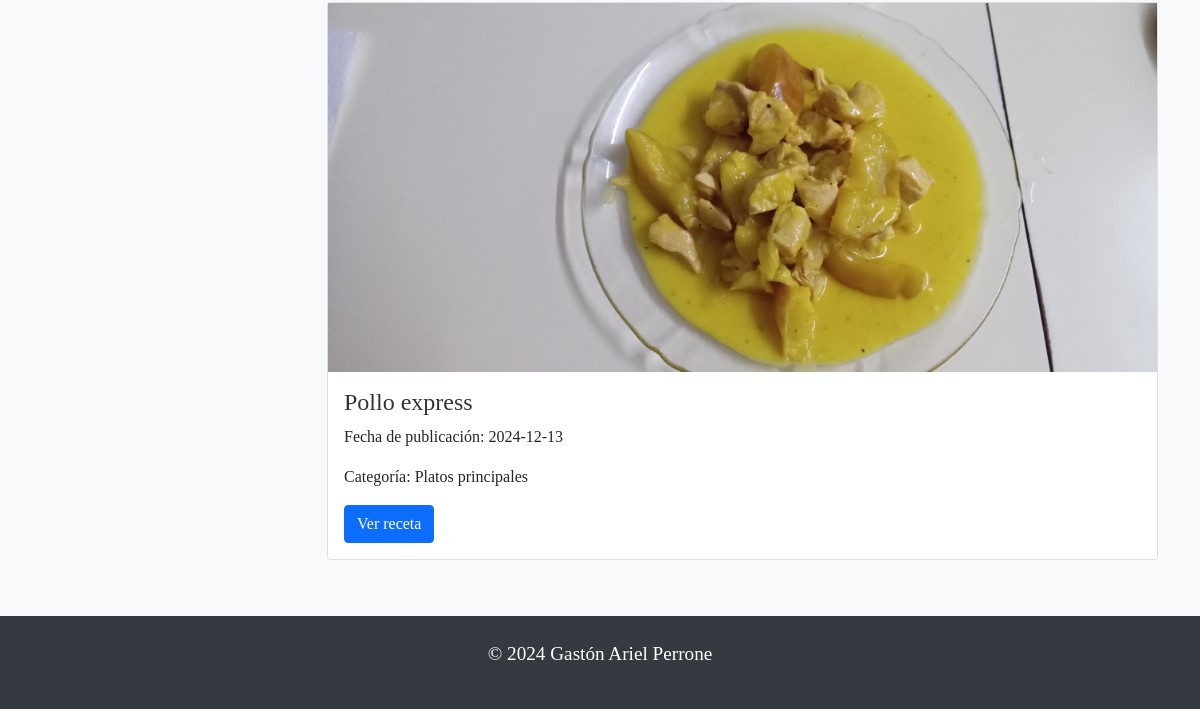
The page /consultar_recetas (lower part) on the database as committed earlier.
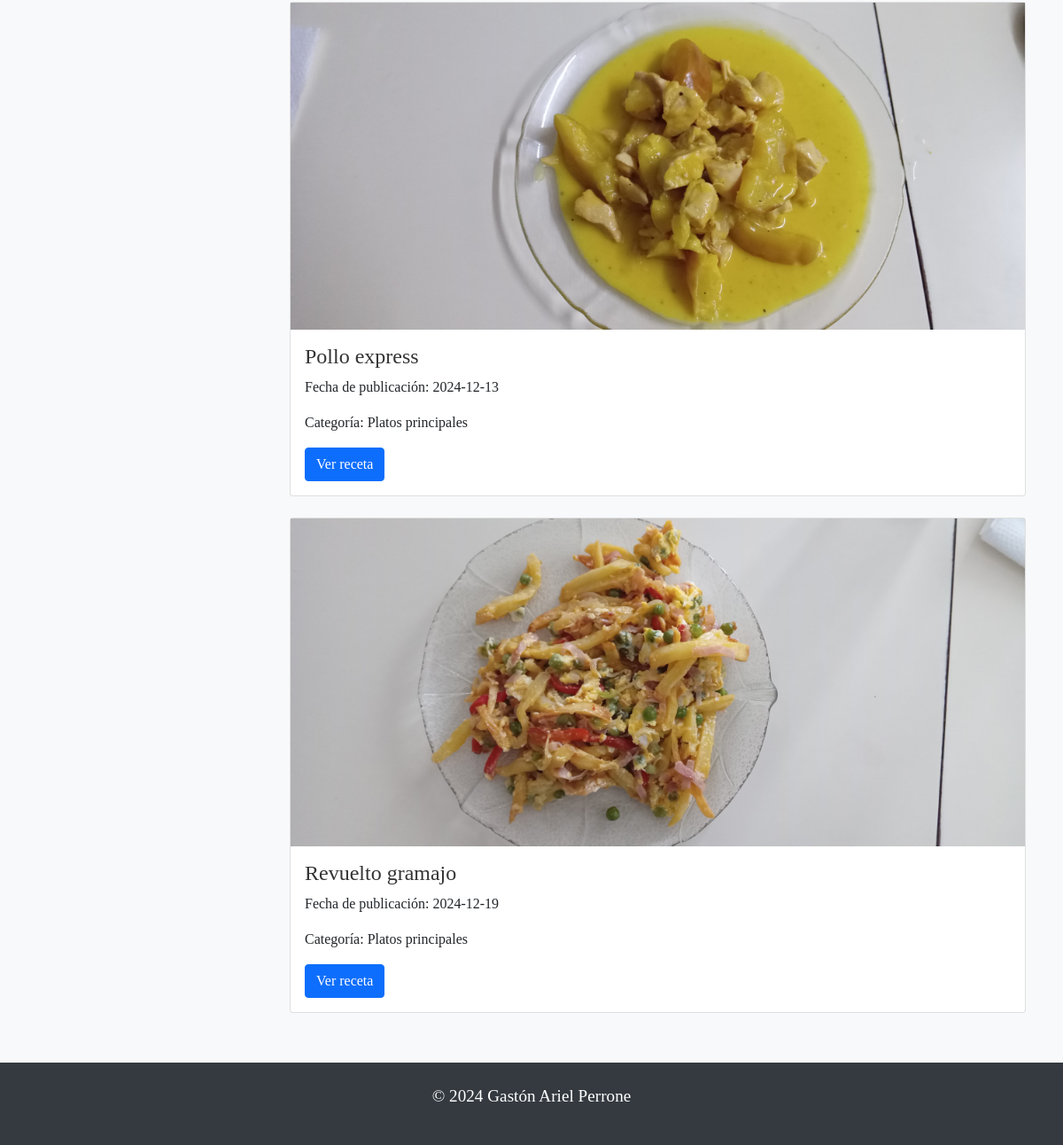
The same page on the database as committed later.
### modelo_orm.py (models this page shows)
class BaseModel(Model):
    class Meta:
        database = db

class Receta(BaseModel):
    id_receta = AutoField(primary_key=True)
    nombre_receta = CharField()
    imagen_receta = CharField()  # Ruta de la imagen
    ingredientes = CharField()
    preparacion = CharField()
    fecha_publicacion = DateField(default=date.today)  # Fecha automática
    categoria = ForeignKeyField(Categoria, backref='recetas')

class Categoria(BaseModel):
    nombre_categoria = CharField(unique=True)

### modelo_orm.py (the view)
@app.route('/consultar_recetas', methods=['GET'])
def consultar_recetas():
    ingrediente = request.args.get('ingredients')
    nombre_receta = request.args.get('recipeName')
    categoria = request.args.get('category')
    page = int(request.args.get('page', 1))  # Página actual, por defecto la 1
    recetas_por_pagina = 5
    offset = (page - 1) * recetas_por_pagina
    query = Receta.select()
    if ingrediente:
        query = query.where(Receta.ingredientes.contains(ingrediente))
    if nombre_receta:
        query = query.where(Receta.nombre_receta.contains(nombre_receta))
    if categoria:
        query = query.join(Categoria).where(Categoria.nombre_categoria == categoria)
    recetas = list(query.limit(recetas_por_pagina).offset(offset))
    total_recetas = query.count()
    total_paginas = (total_recetas // recetas_por_pagina) + (1 if total_recetas % recetas_por_pagina > 0 else 0)
    categorias = Categoria.select()
    return render_template('Consultar_recetas.html', recetas=recetas, page=page, total_paginas=total_paginas, categorias=categorias)

### templates/Consultar_recetas.html (shortened to what this page needs)
<!DOCTYPE html>
<html lang="es">
<head>
  <link href="https://cdn.jsdelivr.net/npm/bootstrap@5.0.0-beta3/dist/css/bootstrap.min.css" rel="stylesheet" />
  <link href="../static/styles.css" rel="stylesheet" type="text/css" />
</head>
<body>
  <main class="container mt-5">
    <div class="row mt-4">
      <div class="col-md-3">
      </div>
      <div class="col-md-9">
        <div id="resultado-recetas">
          {% if recetas %}
            {% for receta in recetas %}
              <div class="card mb-4">
                <img src="{{ url_for('static', filename='uploads/' + receta.imagen_receta) }}" alt="{{ receta.nombre_receta }}">
                <div class="card-body">
                  <h5 class="card-title">{{ receta.nombre_receta }}</h5>
                  <p class="card-text">Fecha de publicación: {{ receta.fecha_publicacion }}</p>
                  <p class="card-text">Categoría: {{ receta.categoria.nombre_categoria }}</p>
                  <a href="{{ url_for('ver_receta', id_receta=receta.id_receta) }}" class="btn btn-primary">Ver receta</a>
                </div>
              </div>
            {% endfor %}
          {% else %}
            <p>¡Lo siento! No encontré ninguna receta.</p>
          {% endif %}
        </div>
      </div>
    </div>
  </main>
  <footer class="text-center py-4">
    <p>&copy; 2024 Gastón Ariel Perrone</p>
  </footer>
</body>
</html>

### static/styles.css (style rules this page uses)
body { font-family: 'Playfair Display', serif; background-color: #f8f9fa; }
h1, h2, h3, h4, h5, h6, li, button { font-family: 'Playfair Display', serif; }
p { font-size: 1.2rem; }
.btn { font-size: 1rem; }
footer { background-color: #343a40; color: #ffffff; text-align: center; padding: 1rem; margin-top: 2rem; display: flex; justify-content: center; }
p { font-size: 1.2rem; margin-bottom: 1rem; }
img { max-width: 100%; height: auto; }
.card-title { font-size: 1.5rem; color: #333; }
.card-text { font-size: 1rem; line-height: 1.5; }

Rows that differ between the two databases and show on the page:
added Receta: imagen_receta (picture), nombre_receta "Revuelto gramajo", fecha_publicacion "2024-12-19", categoria.nombre_categoria "Platos principales"
